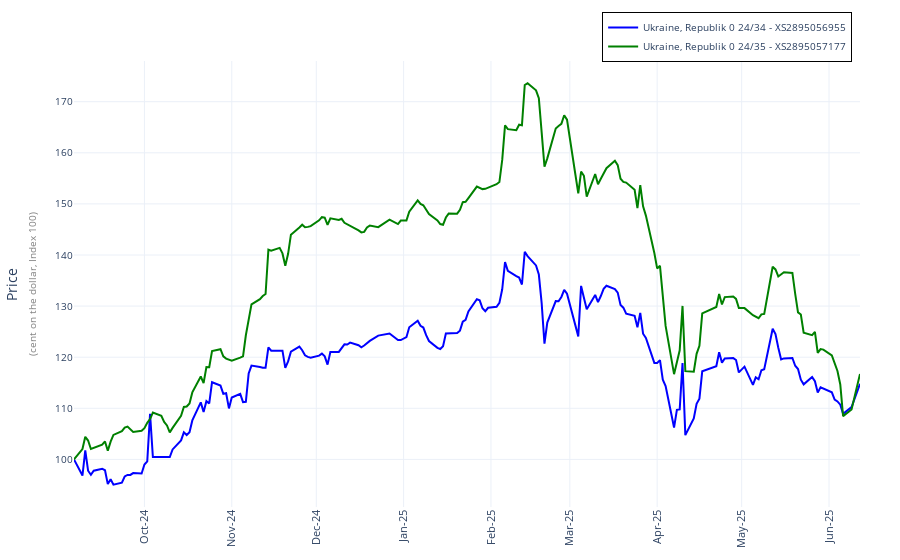

Source (notebook cell):
### Code cell
line_width = 2

x_values = bond_data.index
cols = ['Price XS2895056955', 'Price XS2895057177']
colors = ['blue', 'green']
names = [
    'Ukraine, Republik 0 24/34 - XS2895056955',
    'Ukraine, Republik 0 24/35 - XS2895057177'
]

fig = go.Figure()

for col, name, color in zip(cols, names, colors):
    fig.add_trace(go.Scatter(
        x=x_values,
        y=(bond_data[col] / bond_data[col].iloc[-1]) * 100,
        mode='lines',
        name=name,
        line=dict(color=color, width=line_width),
        showlegend=True
    ))

fig.update_layout(
    template='plotly_white',
    xaxis=dict(
        tickangle=270,
        tickfont=dict(size=11),
        tickmode='auto',
        nticks=10,
        dtick="M1",
        tickformat='%b-%y'
    ),
    yaxis=dict(
        title=dict(
            text="Price<br><span style='font-size:10px; color:gray;'>(cent on the dollar, Index 100)</span>"
        ),
        tickfont=dict(size=10)
    ),
    legend=dict(
        x=0.99,
        y=1.11,
        xanchor='right',
        yanchor='top',
        bgcolor='rgba(255,255,255,0.8)',
        bordercolor='black',
        borderwidth=1,
        font=dict(size=10)
    ),
    margin=dict(l=40, r=40, t=30, b=40)
)

fig.show()

### Figure 1 — Plotly figure (JSON) as saved in the notebook; plotly's stock layout.template omitted (floating-point values rounded to 4 significant figures; data arrays with more than 128 entries replaced by an {"elided": "..."} marker saying what was removed)
{"data": [{"line": {"color": "blue", "width": 2}, "mode": "lines", "name": "Ukraine, Republik 0 24/34 - XS2895056955", "showlegend": true, "type": "scatter", "x": {"elided": "193 str values"}, "y": {"elided": "193 float values"}}, {"line": {"color": "green", "width": 2}, "mode": "lines", "name": "Ukraine, Republik 0 24/35 - XS2895057177", "showlegend": true, "type": "scatter", "x": {"elided": "193 str values"}, "y": {"elided": "193 float values"}}], "layout": {"legend": {"bgcolor": "rgba(255,255,255,0.8)", "bordercolor": "black", "borderwidth": 1, "font": {"size": 10}, "x": 0.99, "xanchor": "right", "y": 1.11, "yanchor": "top"}, "margin": {"b": 40, "l": 40, "r": 40, "t": 30}, "xaxis": {"dtick": "M1", "nticks": 10, "tickangle": -90, "tickfont": {"size": 11}, "tickformat": "%b-%y", "tickmode": "auto"}, "yaxis": {"tickfont": {"size": 10}, "title": {"text": "Price<br><span style='font-size:10px; color:gray;'>(cent on the dollar, Index 100)</span>"}}}}
